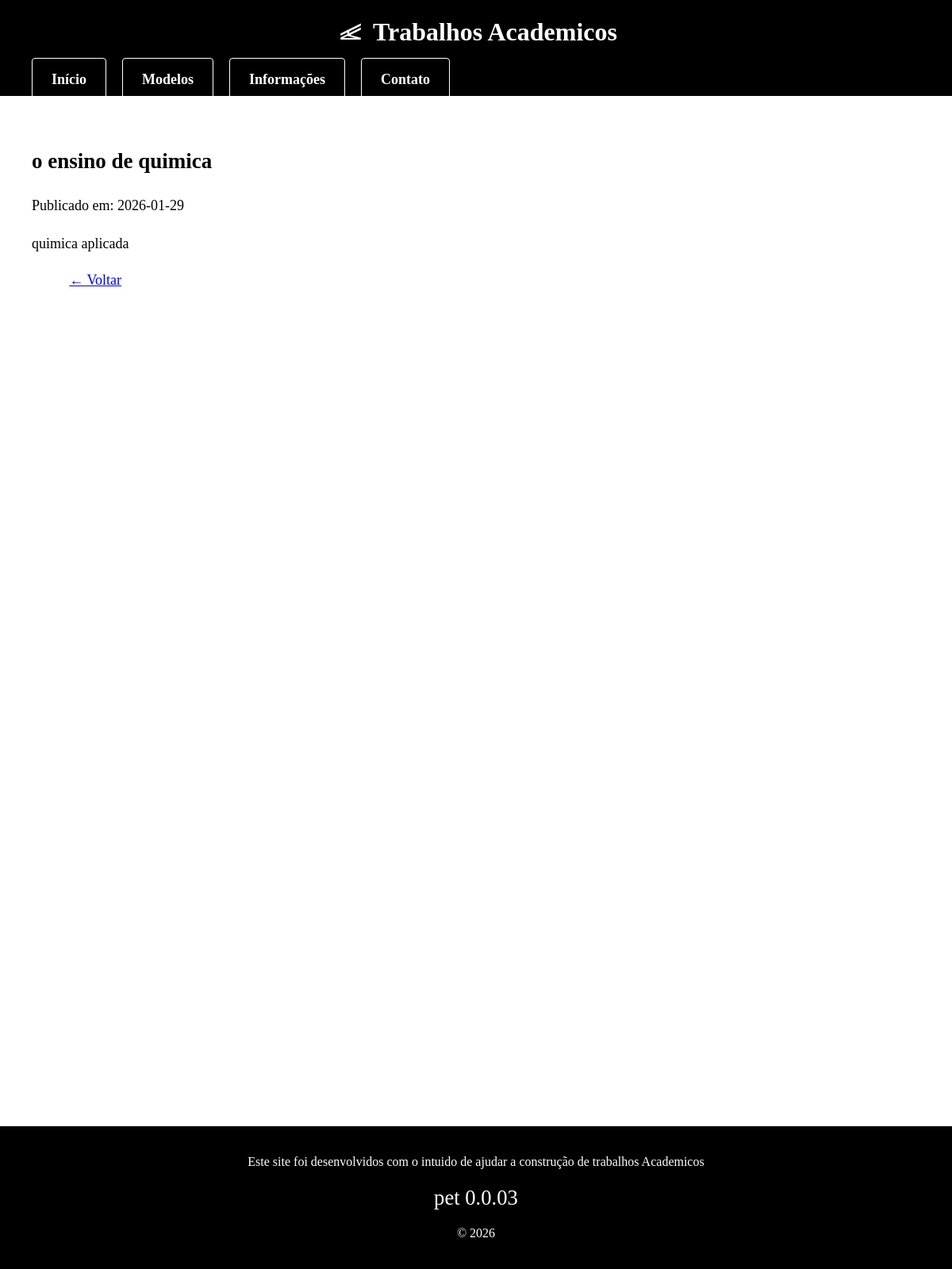
/post/1, run on the app's committed database.
### tables this page shows
CREATE TABLE posts (
        id INTEGER PRIMARY KEY AUTOINCREMENT,
        title TEXT NOT NULL,
        content TEXT NOT NULL,
        published BOOLEAN DEFAULT 0,
        created_at TIMESTAMP DEFAULT CURRENT_TIMESTAMP,
        updated_at TIMESTAMP DEFAULT CURRENT_TIMESTAMP
    );

### app.py (the view)
@app.route('/post/<int:post_id>')
def show_post(post_id):
    post = get_post_by_id(post_id)
    if not post or post['published'] == 0:
        return render_template('index.html'), 404
    return render_template('post.html', post=post)

### app.py (called while the page is built)
def get_db():
    conn = sqlite3.connect(DB_PATH)
    conn.row_factory = sqlite3.Row
    return conn

def get_post_by_id(post_id):
    conn = get_db()
    cursor = conn.cursor()
    cursor.execute('SELECT * FROM posts WHERE id=?', (post_id,))
    post = cursor.fetchone()
    conn.close()
    return post

### templates/post.html (shortened to what this page needs)
{% extends "base.html" %}
{% block content %}
<div class="texto">
    <h2>{{ post['title'] }}</h2>
    <div class="meta">Publicado em: {{ post['created_at'][:10] }}</div>
    <div class="post-full">{{ post['content']|safe }}</div>
    <p><a href="/">← Voltar</a></p>
</div>
{% endblock %}

### static/style.css (style rules this page uses)
html, body { height: 100%; }
body { font-family: "Times New Roman", Times, serif; margin: 0; padding: 0; display: flex; flex-direction: column; min-height: 200vh; }
.texto { font-family: "Times New Roman", Times, serif; font-size: 18px; line-height: 1.5; text-align: justify; }
.texto p { text-indent: 1.25cm; margin-bottom: 12pt; }

### templates/post.html (style rules this page uses)
.post-full { margin-top: 20px; line-height: 1.6; }

### data on the page
posts: title "o ensino de quimica", created_at "2026-01-29", content "quimica aplicada"
